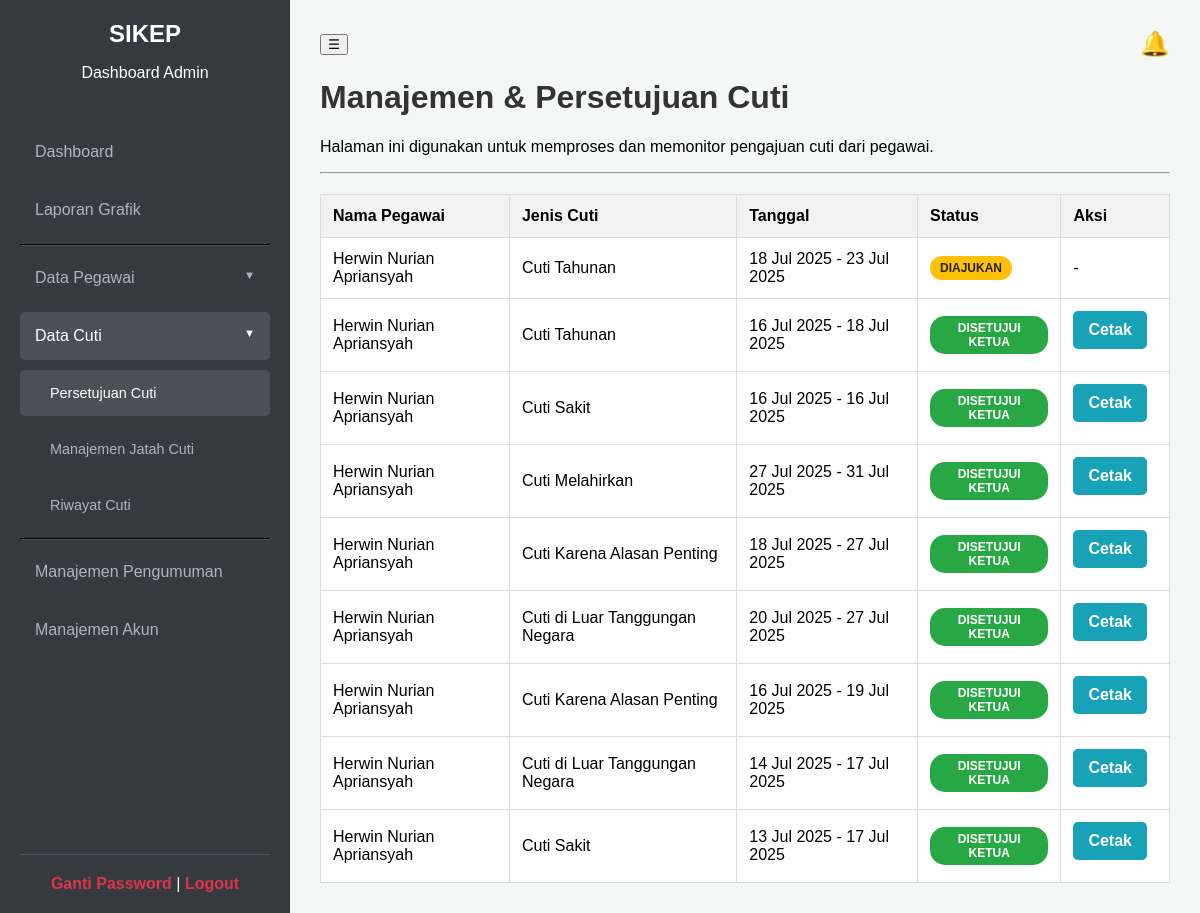
Page /admin/manajemen_cuti.php (signed in) on the committed database.
### tables this page shows
CREATE TABLE `pengajuan_cuti` (
  `id` int(11) NOT NULL,
  `id_pegawai` int(11) NOT NULL,
  `jenis_cuti` varchar(100) NOT NULL,
  `tanggal_mulai` date NOT NULL,
  `tanggal_selesai` date NOT NULL,
  `keterangan` text DEFAULT NULL,
  `alamat_cuti` text DEFAULT NULL,
  `no_telp_cuti` varchar(20) DEFAULT NULL,
  `status` enum('Diajukan','Disetujui Atasan','Ditolak Atasan','Disetujui Ketua','Ditolak Ketua') NOT NULL DEFAULT 'Diajukan',
  `catatan_atasan` text DEFAULT NULL,
  `catatan_ketua` text DEFAULT NULL,
  `disetujui_oleh_atasan_id` int(11) DEFAULT NULL,
  `tanggal_disetujui_atasan` datetime DEFAULT NULL,
  `disetujui_oleh_ketua_id` int(11) DEFAULT NULL,
  `tanggal_disetujui_ketua` datetime DEFAULT NULL,
  `tanggal_pengajuan` timestamp NOT NULL DEFAULT current_timestamp()
);

CREATE TABLE `pegawai` (
  `id` int(11) NOT NULL,
  `nama_lengkap` varchar(150) NOT NULL,
  `nip` varchar(20) NOT NULL,
  `id_jabatan` int(11) DEFAULT NULL,
  `id_golongan` int(11) DEFAULT NULL,
  `unit_kerja` varchar(100) DEFAULT NULL,
  `tanggal_lahir` date DEFAULT NULL,
  `foto` varchar(255) DEFAULT NULL,
  `id_atasan` int(11) DEFAULT NULL,
  `ttd_image` varchar(255) DEFAULT NULL
);

### admin/manajemen_cuti.php (the view, shortened to what this page needs)
<?php
include 'header.php';
if ($_SESSION['role'] == 'ketua') {
    $query = "SELECT pc.*, p.nama_lengkap, p.nip
              FROM pengajuan_cuti pc
              JOIN pegawai p ON pc.id_pegawai = p.id
              WHERE pc.status = 'Disetujui Atasan'
              ORDER BY pc.tanggal_pengajuan DESC";
} else {
    $query = "SELECT pc.*, p.nama_lengkap, p.nip
              FROM pengajuan_cuti pc
              JOIN pegawai p ON pc.id_pegawai = p.id
              ORDER BY
                CASE
                  WHEN pc.status = 'Disetujui Atasan' THEN 1
                  WHEN pc.status = 'Diajukan' THEN 2
                  ELSE 3
                END,
                pc.tanggal_pengajuan DESC";
}
$result = mysqli_query($koneksi, $query);
?>
<h1>Manajemen & Persetujuan Cuti</h1>
<p>Halaman ini digunakan untuk memproses dan memonitor pengajuan cuti dari pegawai.</p>
<hr>
<table>
    <thead>
        <tr>
            <th>Nama Pegawai</th>
            <th>Jenis Cuti</th>
            <th>Tanggal</th>
            <th>Status</th>
            <th>Aksi</th>
        </tr>
    </thead>
    <tbody>
        <?php if (mysqli_num_rows($result) > 0): ?>
            <?php while($cuti = mysqli_fetch_assoc($result)): ?>
                <tr>
                    <td><?php echo htmlspecialchars($cuti['nama_lengkap']); ?></td>
                    <td><?php echo htmlspecialchars($cuti['jenis_cuti']); ?></td>
                    <td><?php echo date('d M Y', strtotime($cuti['tanggal_mulai'])) . " - " . date('d M Y', strtotime($cuti['tanggal_selesai'])); ?></td>
                    <td>
                        <?php $status_class = str_replace(' ', '-', strtolower($cuti['status'])); ?>
                        <div class="status <?php echo $status_class; ?>">
                            <?php echo htmlspecialchars($cuti['status']); ?>
                        </div>
                    </td>
                    <td class="actions">
                        <?php if ($cuti['status'] == 'Disetujui Atasan' && $_SESSION['role'] == 'ketua'): ?>
                            <a href="aksi_persetujuan_ketua.php?id=<?php echo $cuti['id']; ?>" class="btn">Proses</a>
                        <?php elseif ($cuti['status'] == 'Disetujui Ketua'): ?>
                            <a href="cetak_cuti.php?id=<?php echo $cuti['id']; ?>" target="_blank" class="btn" style="background-color:#17a2b8;">Cetak</a>
                        <?php else: ?>
                            -
                        <?php endif; ?>
                    </td>
                </tr>
            <?php endwhile; ?>
        <?php else: ?>
            <tr><td colspan="5" style="text-align:center;">
                <?php echo ($_SESSION['role'] == 'ketua') ? 'Tidak ada pengajuan untuk diproses.' : 'Belum ada data cuti.'; ?>
            </td></tr>
        <?php endif; ?>
    </tbody>
</table>
<?php include 'footer.php'; ?>

### assets/style_admin.css (style rules this page uses)
body { font-family: sans-serif; margin: 0; background-color: #f4f7f6; }
h1, h2, h3 { color: #333; }
.btn { display: inline-block; padding: 10px 15px; margin-bottom: 10px; margin-right: 10px; background-color: #007bff; color: white; text-decoration: none; border-radius: 5px; border: none; cursor: pointer; }
table { width: 100%; border-collapse: collapse; margin-top: 20px; background-color: white; }
th, td { padding: 12px; border: 1px solid #ddd; text-align: left; }
th { background-color: #f2f2f2; }
.actions a { margin-right: 10px; text-decoration: none; font-weight: bold; }
.status { padding: 5px 10px; border-radius: 15px; color: white; font-weight: bold; text-align: center; font-size: 12px; text-transform: uppercase; display: inline-block; }
.status.diajukan { background-color: #ffc107; color: #212529; }
.status.disetujui-ketua { background-color: #28a745; }
* { scrollbar-width: thin; scrollbar-color: rgba(0, 0, 0, 0.3) transparent; }

### rows in the picture
pengajuan_cuti: id_pegawai.nama_lengkap "Herwin Nurian Apriansyah", jenis_cuti "Cuti Tahunan", tanggal_mulai "18 Jul 2025", tanggal_selesai "23 Jul 2025", status "DIAJUKAN"
pengajuan_cuti: id_pegawai.nama_lengkap "Herwin Nurian Apriansyah", jenis_cuti "Cuti Tahunan", tanggal_mulai "16 Jul 2025", tanggal_selesai "18 Jul 2025", status "DISETUJUI KETUA"
pengajuan_cuti: id_pegawai.nama_lengkap "Herwin Nurian Apriansyah", jenis_cuti "Cuti Sakit", tanggal_mulai "16 Jul 2025", tanggal_selesai "16 Jul 2025", status "DISETUJUI KETUA"
pengajuan_cuti: id_pegawai.nama_lengkap "Herwin Nurian Apriansyah", jenis_cuti "Cuti Melahirkan", tanggal_mulai "27 Jul 2025", tanggal_selesai "31 Jul 2025", status "DISETUJUI KETUA"
pengajuan_cuti: id_pegawai.nama_lengkap "Herwin Nurian Apriansyah", jenis_cuti "Cuti Karena Alasan Penting", tanggal_mulai "18 Jul 2025", tanggal_selesai "27 Jul 2025", status "DISETUJUI KETUA"
pengajuan_cuti: id_pegawai.nama_lengkap "Herwin Nurian Apriansyah", jenis_cuti "Cuti di Luar Tanggungan Negara", tanggal_mulai "20 Jul 2025", tanggal_selesai "27 Jul 2025", status "DISETUJUI KETUA"
pengajuan_cuti: id_pegawai.nama_lengkap "Herwin Nurian Apriansyah", jenis_cuti "Cuti Karena Alasan Penting", tanggal_mulai "16 Jul 2025", tanggal_selesai "19 Jul 2025", status "DISETUJUI KETUA"
pengajuan_cuti: id_pegawai.nama_lengkap "Herwin Nurian Apriansyah", jenis_cuti "Cuti di Luar Tanggungan Negara", tanggal_mulai "14 Jul 2025", tanggal_selesai "17 Jul 2025", status "DISETUJUI KETUA"
pengajuan_cuti: id_pegawai.nama_lengkap "Herwin Nurian Apriansyah", jenis_cuti "Cuti Sakit", tanggal_mulai "13 Jul 2025", tanggal_selesai "17 Jul 2025", status "DISETUJUI KETUA"
